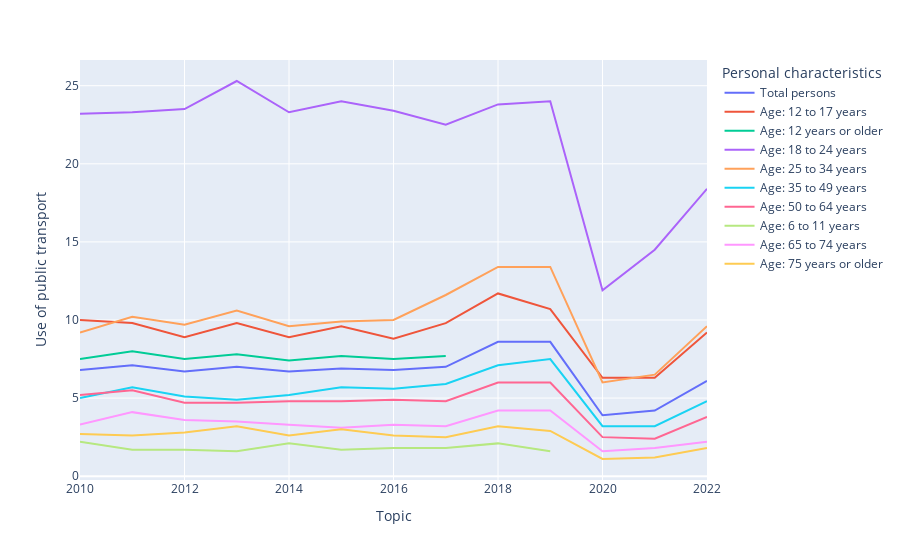

Source (notebook cell):
### Code cell
px.line(data_frame=df_age2, x="Topic", y="Use of public transport", color='Personal characteristics')

### Figure 1 — Plotly figure (JSON) as saved in the notebook; plotly's stock layout.template omitted (floating-point values rounded to 4 significant figures)
{"data": [{"hovertemplate": "Personal characteristics=Total persons<br>Topic=%{x}<br>Use of public transport=%{y}<extra></extra>", "legendgroup": "Total persons", "line": {"color": "#636efa", "dash": "solid"}, "marker": {"symbol": "circle"}, "mode": "lines", "name": "Total persons", "orientation": "v", "showlegend": true, "type": "scatter", "x": [2010, 2011, 2012, 2013, 2014, 2015, 2016, 2017, 2018, 2019, 2020, 2021, 2022], "xaxis": "x", "y": [6.8, 7.1, 6.7, 7, 6.7, 6.9, 6.8, 7, 8.6, 8.6, 3.9, 4.2, 6.1], "yaxis": "y"}, {"hovertemplate": "Personal characteristics=Age: 12 to 17 years<br>Topic=%{x}<br>Use of public transport=%{y}<extra></extra>", "legendgroup": "Age: 12 to 17 years", "line": {"color": "#EF553B", "dash": "solid"}, "marker": {"symbol": "circle"}, "mode": "lines", "name": "Age: 12 to 17 years", "orientation": "v", "showlegend": true, "type": "scatter", "x": [2010, 2011, 2012, 2013, 2014, 2015, 2016, 2017, 2018, 2019, 2020, 2021, 2022], "xaxis": "x", "y": [10, 9.8, 8.9, 9.8, 8.9, 9.6, 8.8, 9.8, 11.7, 10.7, 6.3, 6.3, 9.2], "yaxis": "y"}, {"hovertemplate": "Personal characteristics=Age: 12 years or older<br>Topic=%{x}<br>Use of public transport=%{y}<extra></extra>", "legendgroup": "Age: 12 years or older", "line": {"color": "#00cc96", "dash": "solid"}, "marker": {"symbol": "circle"}, "mode": "lines", "name": "Age: 12 years or older", "orientation": "v", "showlegend": true, "type": "scatter", "x": [2010, 2011, 2012, 2013, 2014, 2015, 2016, 2017], "xaxis": "x", "y": [7.5, 8, 7.5, 7.8, 7.4, 7.7, 7.5, 7.7], "yaxis": "y"}, {"hovertemplate": "Personal characteristics=Age: 18 to 24 years<br>Topic=%{x}<br>Use of public transport=%{y}<extra></extra>", "legendgroup": "Age: 18 to 24 years", "line": {"color": "#ab63fa", "dash": "solid"}, "marker": {"symbol": "circle"}, "mode": "lines", "name": "Age: 18 to 24 years", "orientation": "v", "showlegend": true, "type": "scatter", "x": [2010, 2011, 2012, 2013, 2014, 2015, 2016, 2017, 2018, 2019, 2020, 2021, 2022], "xaxis": "x", "y": [23.2, 23.3, 23.5, 25.3, 23.3, 24, 23.4, 22.5, 23.8, 24, 11.9, 14.5, 18.4], "yaxis": "y"}, {"hovertemplate": "Personal characteristics=Age: 25 to 34 years<br>Topic=%{x}<br>Use of public transport=%{y}<extra></extra>", "legendgroup": "Age: 25 to 34 years", "line": {"color": "#FFA15A", "dash": "solid"}, "marker": {"symbol": "circle"}, "mode": "lines", "name": "Age: 25 to 34 years", "orientation": "v", "showlegend": true, "type": "scatter", "x": [2010, 2011, 2012, 2013, 2014, 2015, 2016, 2017, 2018, 2019, 2020, 2021, 2022], "xaxis": "x", "y": [9.2, 10.2, 9.7, 10.6, 9.6, 9.9, 10, 11.6, 13.4, 13.4, 6, 6.5, 9.6], "yaxis": "y"}, {"hovertemplate": "Personal characteristics=Age: 35 to 49 years<br>Topic=%{x}<br>Use of public transport=%{y}<extra></extra>", "legendgroup": "Age: 35 to 49 years", "line": {"color": "#19d3f3", "dash": "solid"}, "marker": {"symbol": "circle"}, "mode": "lines", "name": "Age: 35 to 49 years", "orientation": "v", "showlegend": true, "type": "scatter", "x": [2010, 2011, 2012, 2013, 2014, 2015, 2016, 2017, 2018, 2019, 2020, 2021, 2022], "xaxis": "x", "y": [5, 5.7, 5.1, 4.9, 5.2, 5.7, 5.6, 5.9, 7.1, 7.5, 3.2, 3.2, 4.8], "yaxis": "y"}, {"hovertemplate": "Personal characteristics=Age: 50 to 64 years<br>Topic=%{x}<br>Use of public transport=%{y}<extra></extra>", "legendgroup": "Age: 50 to 64 years", "line": {"color": "#FF6692", "dash": "solid"}, "marker": {"symbol": "circle"}, "mode": "lines", "name": "Age: 50 to 64 years", "orientation": "v", "showlegend": true, "type": "scatter", "x": [2010, 2011, 2012, 2013, 2014, 2015, 2016, 2017, 2018, 2019, 2020, 2021, 2022], "xaxis": "x", "y": [5.2, 5.5, 4.7, 4.7, 4.8, 4.8, 4.9, 4.8, 6, 6, 2.5, 2.4, 3.8], "yaxis": "y"}, {"hovertemplate": "Personal characteristics=Age: 6 to 11 years<br>Topic=%{x}<br>Use of public transport=%{y}<extra></extra>", "legendgroup": "Age: 6 to 11 years", "line": {"color": "#B6E880", "dash": "solid"}, "marker": {"symbol": "circle"}, "mode": "lines", "name": "Age: 6 to 11 years", "orientation": "v", "showlegend": true, "type": "scatter", "x": [2010, 2011, 2012, 2013, 2014, 2015, 2016, 2017, 2018, 2019, 2020, 2021, 2022], "xaxis": "x", "y": [2.2, 1.7, 1.7, 1.6, 2.1, 1.7, 1.8, 1.8, 2.1, 1.6, null, null, 1.6], "yaxis": "y"}, {"hovertemplate": "Personal characteristics=Age: 65 to 74 years<br>Topic=%{x}<br>Use of public transport=%{y}<extra></extra>", "legendgroup": "Age: 65 to 74 years", "line": {"color": "#FF97FF", "dash": "solid"}, "marker": {"symbol": "circle"}, "mode": "lines", "name": "Age: 65 to 74 years", "orientation": "v", "showlegend": true, "type": "scatter", "x": [2010, 2011, 2012, 2013, 2014, 2015, 2016, 2017, 2018, 2019, 2020, 2021, 2022], "xaxis": "x", "y": [3.3, 4.1, 3.6, 3.5, 3.3, 3.1, 3.3, 3.2, 4.2, 4.2, 1.6, 1.8, 2.2], "yaxis": "y"}, {"hovertemplate": "Personal characteristics=Age: 75 years or older<br>Topic=%{x}<br>Use of public transport=%{y}<extra></extra>", "legendgroup": "Age: 75 years or older", "line": {"color": "#FECB52", "dash": "solid"}, "marker": {"symbol": "circle"}, "mode": "lines", "name": "Age: 75 years or older", "orientation": "v", "showlegend": true, "type": "scatter", "x": [2010, 2011, 2012, 2013, 2014, 2015, 2016, 2017, 2018, 2019, 2020, 2021, 2022], "xaxis": "x", "y": [2.7, 2.6, 2.8, 3.2, 2.6, 3, 2.6, 2.5, 3.2, 2.9, 1.1, 1.2, 1.8], "yaxis": "y"}], "layout": {"autosize": true, "legend": {"title": {"text": "Personal characteristics"}, "tracegroupgap": 0}, "margin": {"t": 60}, "xaxis": {"anchor": "y", "autorange": true, "domain": [0, 1], "range": [2010, 2022], "title": {"text": "Topic"}, "type": "linear"}, "yaxis": {"anchor": "x", "autorange": true, "domain": [0, 1], "range": [-0.2444, 26.64], "title": {"text": "Use of public transport"}, "type": "linear"}}}
